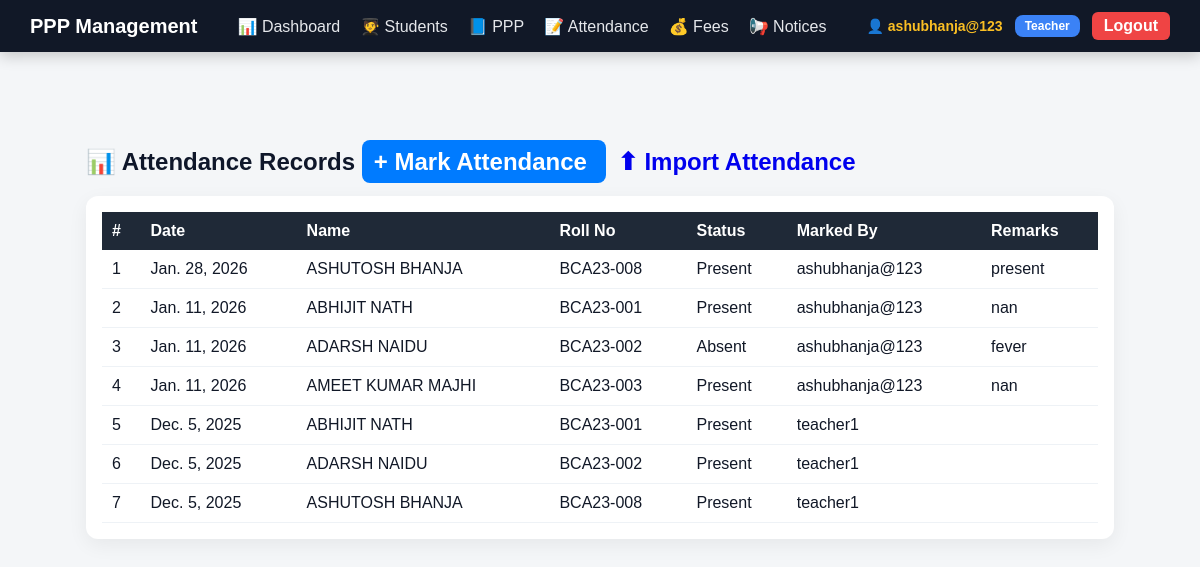
Page /attendance/ (signed in) on the committed database.
### core/models.py (models this page shows, shortened)
class Attendance(models.Model):
    STATUS_PRESENT = 'present'
    STATUS_ABSENT = 'absent'
    STATUS_LEAVE = 'leave'
    STATUS_CHOICES = [
        (STATUS_PRESENT, 'Present'),
        (STATUS_ABSENT, 'Absent'),
        (STATUS_LEAVE, 'Leave'),
    ]
    student = models.ForeignKey(Student, on_delete=models.CASCADE, related_name='attendance_records')
    date = models.DateField(default=timezone.now)
    status = models.CharField(max_length=10, choices=STATUS_CHOICES)
    remarks = models.CharField(max_length=255, blank=True)
    marked_by = models.ForeignKey(settings.AUTH_USER_MODEL, on_delete=models.SET_NULL, null=True, blank=True)
    marked_at = models.DateTimeField(auto_now_add=True)
    class Meta:
        unique_together = ('student', 'date')
        ordering = ['-date', '-marked_at']

class Student(models.Model):
    slno = models.PositiveIntegerField(null=True, blank=True)
    admission_name = models.CharField("Name of Student", max_length=255)
    date_of_joining = models.DateField("Date of Joining", null=True, blank=True)
    class_roll_no = models.CharField("Class Roll-No", max_length=50, blank=True)
    exam_roll_no = models.CharField("Exam Roll No", max_length=50, blank=True, unique=True)
    department = models.CharField(
        "Department",
        max_length=20,
        choices=[("BCA", "BCA"), ("BBA", "BBA"), ("MPMIR", "MPMIR")],
        default="BCA",
    )
    mobile = models.CharField("Mobile No", max_length=20, blank=True)
    email = models.EmailField("Email", blank=True, null=True, unique=True)
    dob = models.DateField("DOB", null=True, blank=True)
    category = models.CharField("Category", max_length=100, blank=True)
    aadhaar = models.CharField("Aadhaar No", max_length=30, blank=True)
    present_address = models.TextField("Present Address", blank=True)
    permanent_address = models.TextField("Permanent Address", blank=True)
    inter_stream = models.CharField("+2 Stream", max_length=150, blank=True)
    inter_percentage = models.DecimalField("+2 % / CGPA", max_digits=6, decimal_places=3, null=True, blank=True)
    inter_regd_no = models.CharField("+2 Regd No", max_length=80, blank=True)
    inter_college = models.CharField("+2 College Name", max_length=255, blank=True)
    grad_stream = models.CharField("Graduation Stream", max_length=150, blank=True)
    grad_percentage = models.DecimalField("Graduation % / CGPA", max_digits=6, decimal_places=3, null=True, blank=True)
    grad_regd_no = models.CharField("Graduation Regd No", max_length=80, blank=True)
    grad_college = models.CharField("Graduation College Name", max_length=255, blank=True)
    photo = models.ImageField(upload_to='student_photos/', blank=True, null=True)
    user = models.OneToOneField(
        settings.AUTH_USER_MODEL,
        null=True,
        blank=True,
        on_delete=models.SET_NULL,
        related_name='student_profile'
    )
    created_at = models.DateTimeField(auto_now_add=True)
    updated_at = models.DateTimeField(auto_now=True)
    class Meta:
        ordering = ['class_roll_no', 'admission_name']
        verbose_name = "Student"
        verbose_name_plural = "Students"

### core/views.py (the view)
# urls.py: path("attendance/", views.attendance_list, name="attendance_list"),
@teacher_required
def attendance_list(request):
    records = Attendance.objects.select_related("student").order_by("-date")
    return render(request, "core/attendance_list.html", {"records": records})

### core/views.py (called while the page is built)
def teacher_required(view_func):
    return user_passes_test(lambda u: u.is_authenticated and u.is_staff, login_url="core:login")(view_func)

### core/templates/core/attendance_list.html
{% extends "core/base.html" %}
{% load static %}
{% block content %}
<div class="container">
    <h2 style="margin-bottom: 20px;">
        📊 Attendance Records
            <a href="{% url 'core:attendance_add' %}" class="btn btn-primary me-2">
                    + Mark Attendance
</a>
<a href="{% url 'core:attendance_upload' %}" class="btn btn-success">
    ⬆ Import Attendance
</a>
    </h2>
    <div class="card">
        <table class="table table-bordered table-striped">
            <thead style="background: #111; color:white;">
                <tr>
                    <th>#</th>
                    <th>Date</th>
                    <th>Name</th>
                    <th>Roll No</th>
                    <th>Status</th>
                    <th>Marked By</th>
                    <th>Remarks</th>
                </tr>
            </thead>
            <tbody>
                {% if records %}
                    {% for r in records %}
                        <tr>
                            <td>{{ forloop.counter }}</td>
                            <td>{{ r.date }}</td>
                            <td>{{ r.student.admission_name }}</td>
                            <td>{{ r.student.class_roll_no }}</td>
                            <td>{{ r.get_status_display }}</td>
                            <td>{{ r.marked_by }}</td>
                            <td>{{ r.remarks }}</td>
                        </tr>
                    {% endfor %}
                {% else %}
                    <tr>
                        <td colspan="7" class="text-center">No attendance records found.</td>
                    </tr>
                {% endif %}
            </tbody>
        </table>
    </div>
</div>
{% endblock %}

### core/templates/core/base.html (shortened to what this page needs)
<!DOCTYPE html>
<html lang="en">
<head>
    {% load static %}
    <link rel="stylesheet" href="{% static 'css/style.css' %}">
</head>
<body>
<nav class="main-nav">
    <a href="{% url 'core:dashboard' %}" class="nav-brand">PPP Management</a>
    <div class="nav-center">
        <a href="{% url 'core:dashboard' %}">📊 Dashboard</a>
        <a href="{% url 'core:student_list' %}">🧑‍🎓 Students</a>
        <a href="{% url 'core:ppp_list' %}">📘 PPP</a>
        <a href="{% url 'core:attendance_list' %}">📝 Attendance</a>
        <a href="{% url 'core:fees_list' %}">💰 Fees</a>
        <a href="{% url 'core:notices' %}">📢 Notices</a>
    </div>
    <div class="nav-right">
        {% if user.is_authenticated %}
            <span class="user-name">👤 {{ user.username }}</span>
            {% if user.is_staff %}
                <span class="role-badge teacher-role">Teacher</span>
            {% else %}
                <span class="role-badge student-role">Student</span>
            {% endif %}
            <a href="{% url 'core:logout' %}" class="logout">Logout</a>
        {% else %}
            <a href="{% url 'core:login' %}" class="login">Login</a>
        {% endif %}
    </div>
</nav>
<div class="container">
    {% block content %}
    {% endblock %}
</div>
</body>
</html>

### core/static/css/style.css (style rules this page uses)
:root { --bg: #f4f6f8; --card: #ffffff; --muted: #6b7280; --primary: #007bff; --accent: #1f2937; --success: #28a745; --danger: #dc3545; --warning: #ffc107; }
* { box-sizing: border-box; }
html, body { height: 100%; margin: 0; font-family: "Poppins", sans-serif; background: var(--bg); color: #111827; }
.container { max-width: 1100px; margin: 30px auto; padding: 18px; }
.card, .chart-box, .recent-box, .notice-card, .profile-card { background: var(--card); padding: 16px; border-radius: 12px; box-shadow: 0 6px 20px rgba(0,0,0,0.06); }
h1, h2, h3 { color: #0f172a; margin: 0 0 8px; }
button, .btn { padding: 8px 12px; border: none; border-radius: 8px; font-weight: 600; cursor: pointer; text-decoration: none; }
.btn-primary { background: var(--primary); color: #fff; }
table { width: 100%; border-collapse: collapse; }
table th { background: var(--accent); color: #fff; padding: 10px; text-align: left; }
table td { padding: 10px; border-bottom: 1px solid #eef2f6; }
.main-nav { width: 100%; background: #111827; color: white; display: flex; justify-content: space-between; align-items: center; padding: 12px 30px; position: sticky; top: 0; z-index: 999; box-shadow: 0 4px 14px rgba(0,0,0,0.2); }
.nav-brand { font-size: 20px; font-weight: 700; color: white; text-decoration: none; }
.nav-center { display: flex; gap: 20px; }
.nav-center a { color: #e5e7eb; text-decoration: none; font-weight: 500; transition: 0.2s ease; }
.nav-right { display: flex; align-items: center; gap: 12px; }
.user-name { color: #fbbf24; font-weight: 600; font-size: 14px; }
.role-badge { padding: 4px 10px; border-radius: 8px; font-size: 12px; font-weight: 600; }
.teacher-role { background: #3b82f6; color: white; }
.logout, .login { background: #ef4444; color: white !important; padding: 5px 12px; border-radius: 6px; font-weight: 600; text-decoration: none; transition: 0.2s; }

### rows in the picture
Attendance: date "Jan. 28, 2026", student.admission_name "ASHUTOSH BHANJA", student.class_roll_no "BCA23-008", status "Present", marked_by "ashubhanja@123", remarks "present"
Attendance: date "Jan. 11, 2026", student.admission_name "ABHIJIT NATH", student.class_roll_no "BCA23-001", status "Present", marked_by "ashubhanja@123", remarks "nan"
Attendance: date "Jan. 11, 2026", student.admission_name "ADARSH NAIDU", student.class_roll_no "BCA23-002", status "Absent", marked_by "ashubhanja@123", remarks "fever"
Attendance: date "Jan. 11, 2026", student.admission_name "AMEET KUMAR MAJHI", student.class_roll_no "BCA23-003", status "Present", marked_by "ashubhanja@123", remarks "nan"
Attendance: date "Dec. 5, 2025", student.admission_name "ABHIJIT NATH", student.class_roll_no "BCA23-001", status "Present", marked_by "teacher1"
Attendance: date "Dec. 5, 2025", student.admission_name "ADARSH NAIDU", student.class_roll_no "BCA23-002", status "Present", marked_by "teacher1"
Attendance: date "Dec. 5, 2025", student.admission_name "ASHUTOSH BHANJA", student.class_roll_no "BCA23-008", status "Present", marked_by "teacher1"

### other values in the picture
{{ user.username }} "ashubhanja@123"
